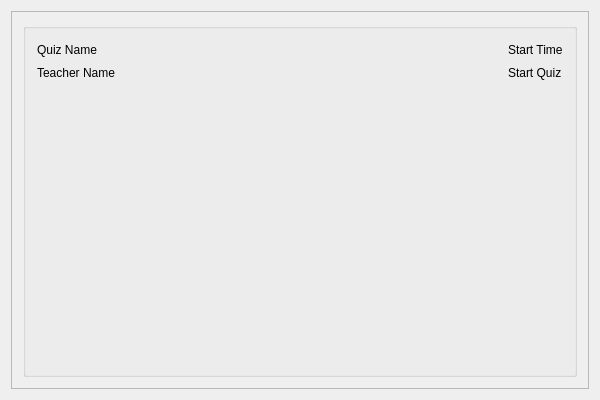
<?xml version="1.0" encoding="UTF-8"?>
<ui version="4.0">
 <class>learningdatabaseClass</class>
 <widget class="QMainWindow" name="learningdatabaseClass">
  <property name="geometry">
   <rect>
    <x>0</x>
    <y>0</y>
    <width>600</width>
    <height>400</height>
   </rect>
  </property>
  <property name="windowTitle">
   <string>learningdatabase</string>
  </property>
  <widget class="QWidget" name="centralWidget">
   <layout class="QVBoxLayout" name="verticalLayout_2">
    <item>
     <layout class="QGridLayout" name="gridLayout">
      <item row="0" column="0">
       <widget class="QScrollArea" name="scrollArea">
        <property name="widgetResizable">
         <bool>true</bool>
        </property>
        <widget class="QWidget" name="scrollAreaWidgetContents_2">
         <property name="geometry">
          <rect>
           <x>0</x>
           <y>0</y>
           <width>578</width>
           <height>378</height>
          </rect>
         </property>
         <layout class="QVBoxLayout" name="verticalLayout_3">
          <item>
           <widget class="QGroupBox" name="quizzesList">
            <layout class="QVBoxLayout" name="f">
             <item>
              <layout class="QGridLayout" name="gridLayout_4">
               <item row="1" column="2">
                <widget class="QLabel" name="startTime">
                 <property name="text">
                  <string>Start Time</string>
                 </property>
                </widget>
               </item>
               <item row="1" column="0">
                <widget class="QLabel" name="quizName">
                 <property name="text">
                  <string>Quiz Name</string>
                 </property>
                </widget>
               </item>
               <item row="2" column="0">
                <widget class="QLabel" name="api_call_label_2">
                 <property name="text">
                  <string>Teacher Name</string>
                 </property>
                </widget>
               </item>
               <item row="2" column="2">
                <widget class="QLabel" name="startQuizPushButton">
                 <property name="text">
                  <string>Start Quiz</string>
                 </property>
                </widget>
               </item>
               <item row="1" column="1">
                <spacer name="horizontalSpacer">
                 <property name="orientation">
                  <enum>Qt::Orientation::Horizontal</enum>
                 </property>
                 <property name="sizeHint" stdset="0">
                  <size>
                   <width>40</width>
                   <height>20</height>
                  </size>
                 </property>
                </spacer>
               </item>
              </layout>
             </item>
             <item>
              <spacer name="verticalSpacer">
               <property name="orientation">
                <enum>Qt::Orientation::Vertical</enum>
               </property>
               <property name="sizeHint" stdset="0">
                <size>
                 <width>20</width>
                 <height>40</height>
                </size>
               </property>
              </spacer>
             </item>
            </layout>
           </widget>
          </item>
         </layout>
        </widget>
       </widget>
      </item>
     </layout>
    </item>
   </layout>
  </widget>
 </widget>
 <layoutdefault spacing="6" margin="11"/>
 <resources>
  <include location="learningdatabase.qrc"/>
 </resources>
 <connections/>
</ui>
